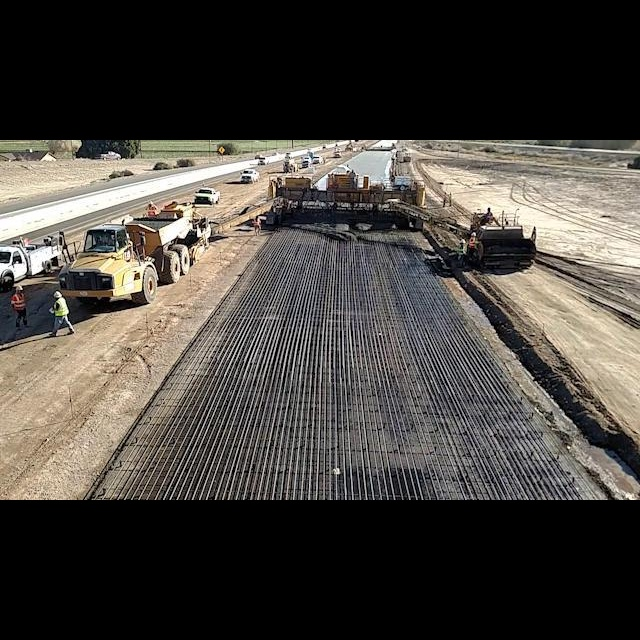
#> input picture construction_images/Sequence01_10__fliph.jpeg, 640 x 640 px, found by its file name; its folder holds 4 pictures in this run
$ jupyter execute 'Adding Image Padding.ipynb'
#> lines starting #> are read from the running program, lines starting #| are printed output that depends on the picture
[cell 1]
import os
import cv2 as cv

[cell 2]
PATH_TO_IMAGES = '../../keras-yolo3/construction_images/'
PATH_TO_NEW_FOLDER = '../construction_images_padded/'

image_filenames = os.listdir('../../keras-yolo3/construction_images')

[cell 3]
top = 140
bottom = top

[cell 4]
for filename in image_filenames:

    img_src = PATH_TO_IMAGES + filename
    img_dst = PATH_TO_NEW_FOLDER + filename

    src = cv.imread(cv.samples.findFile(img_src), cv.IMREAD_COLOR)
#> src is the input picture: shape (640, 640, 3); mean B, G, R 63.5, 68.8, 73

    dst = cv.copyMakeBorder(src, top, bottom, 0, 0, cv.BORDER_CONSTANT)
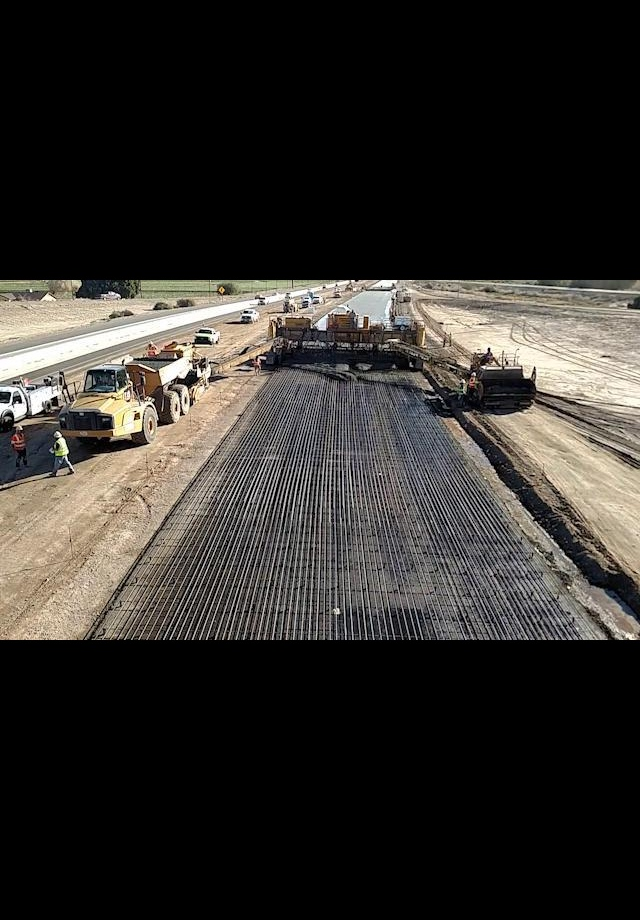
#> dst: shape (920, 640, 3); mean B, G, R 44.2, 47.9, 50.8

    cv.imwrite(img_dst, dst)
#> pass 2 of the loop `for filename in image_filenames:`:
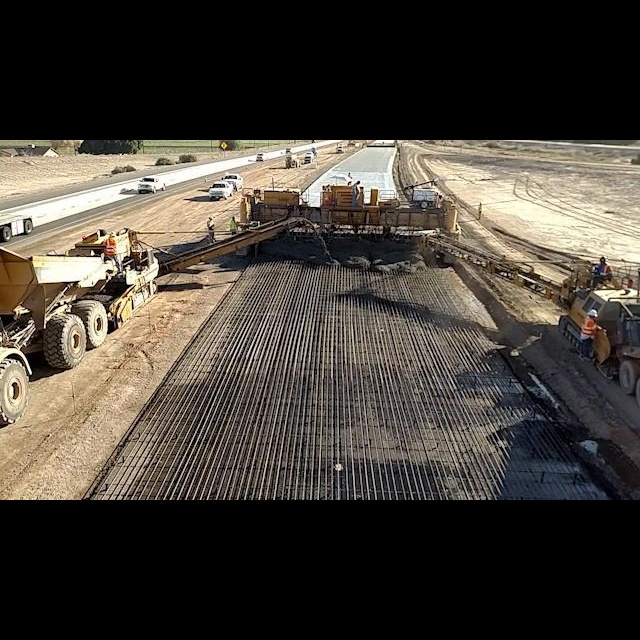
#> input picture construction_images/Sequence01_35__fliph.jpeg, 640 x 640 px, found by its file name
#> src is the input picture: shape (640, 640, 3); mean B, G, R 57, 64.6, 70.6
#> `dst = cv.copyMakeBorder(src, top, bottom, 0, 0, cv.BORDER_CONSTANT)`:
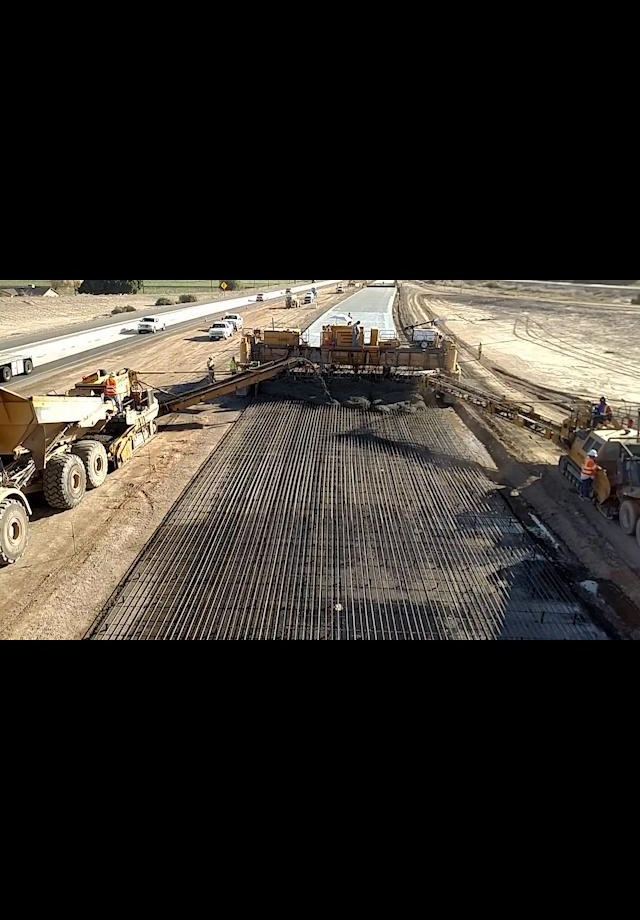
#> dst: shape (920, 640, 3); mean B, G, R 39.7, 44.9, 49.1
#> pass 3 of the loop `for filename in image_filenames:`:
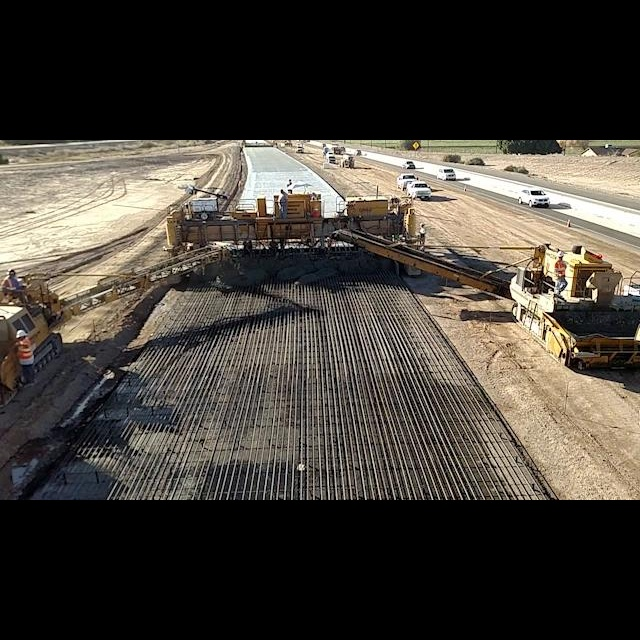
#> input picture construction_images/Sequence01_42.jpeg, 640 x 640 px, found by its file name
#> src is the input picture: shape (640, 640, 3); mean B, G, R 57.4, 64.6, 69.8
#> `dst = cv.copyMakeBorder(src, top, bottom, 0, 0, cv.BORDER_CONSTANT)`:
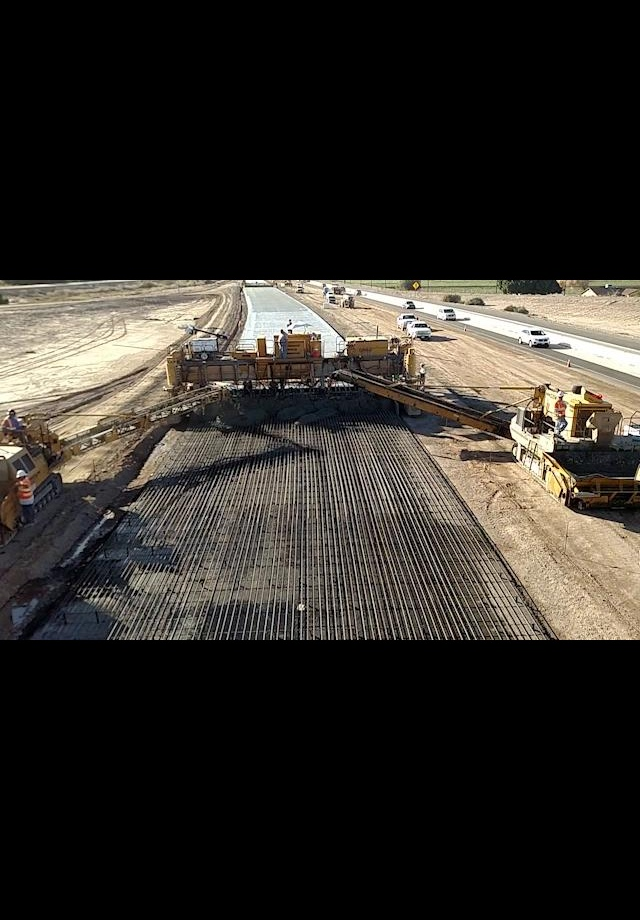
#> dst: shape (920, 640, 3); mean B, G, R 39.9, 44.9, 48.6
#> the loop made 4 passes; the first 3 are shown
